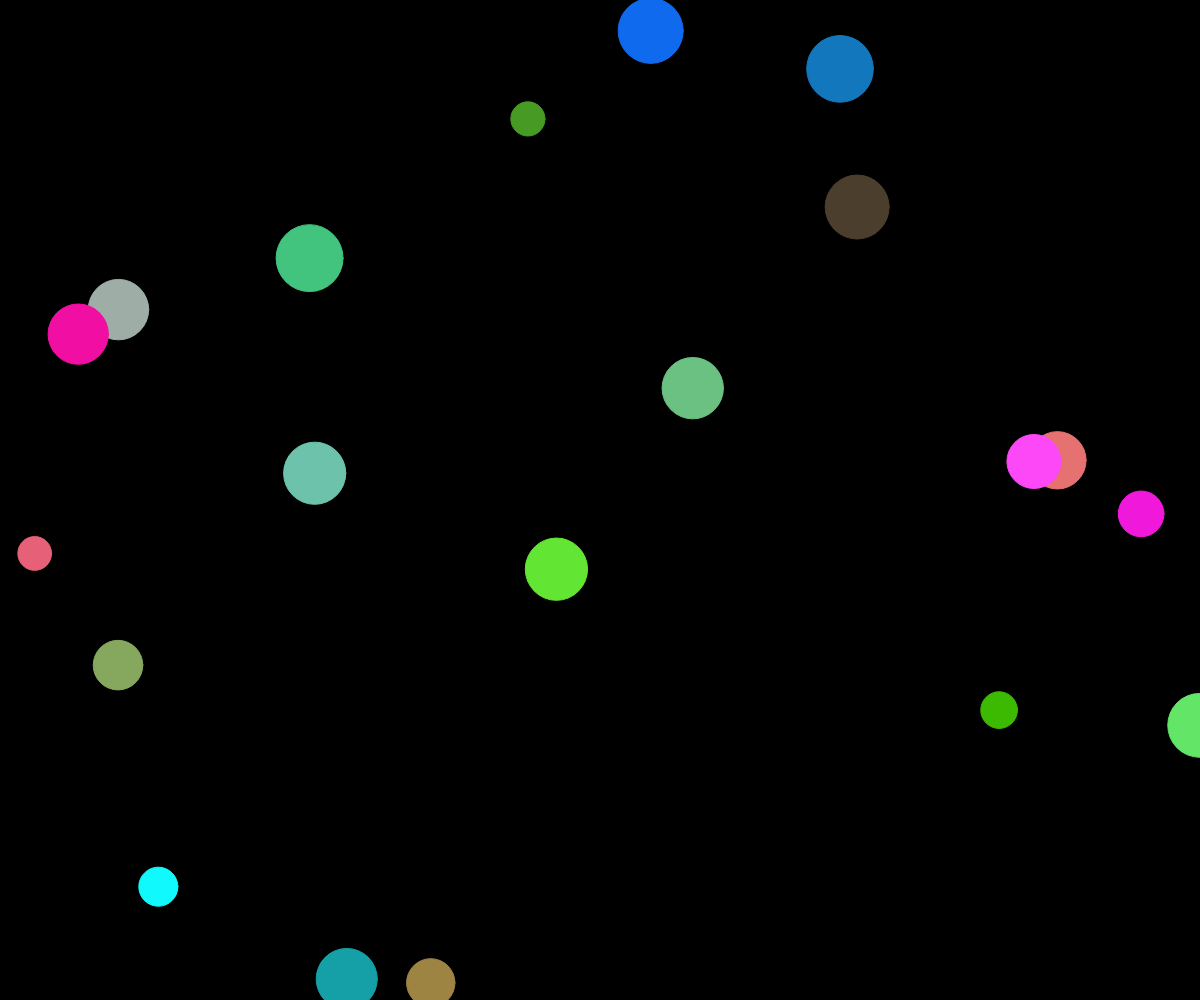
Frame 1 (no input)
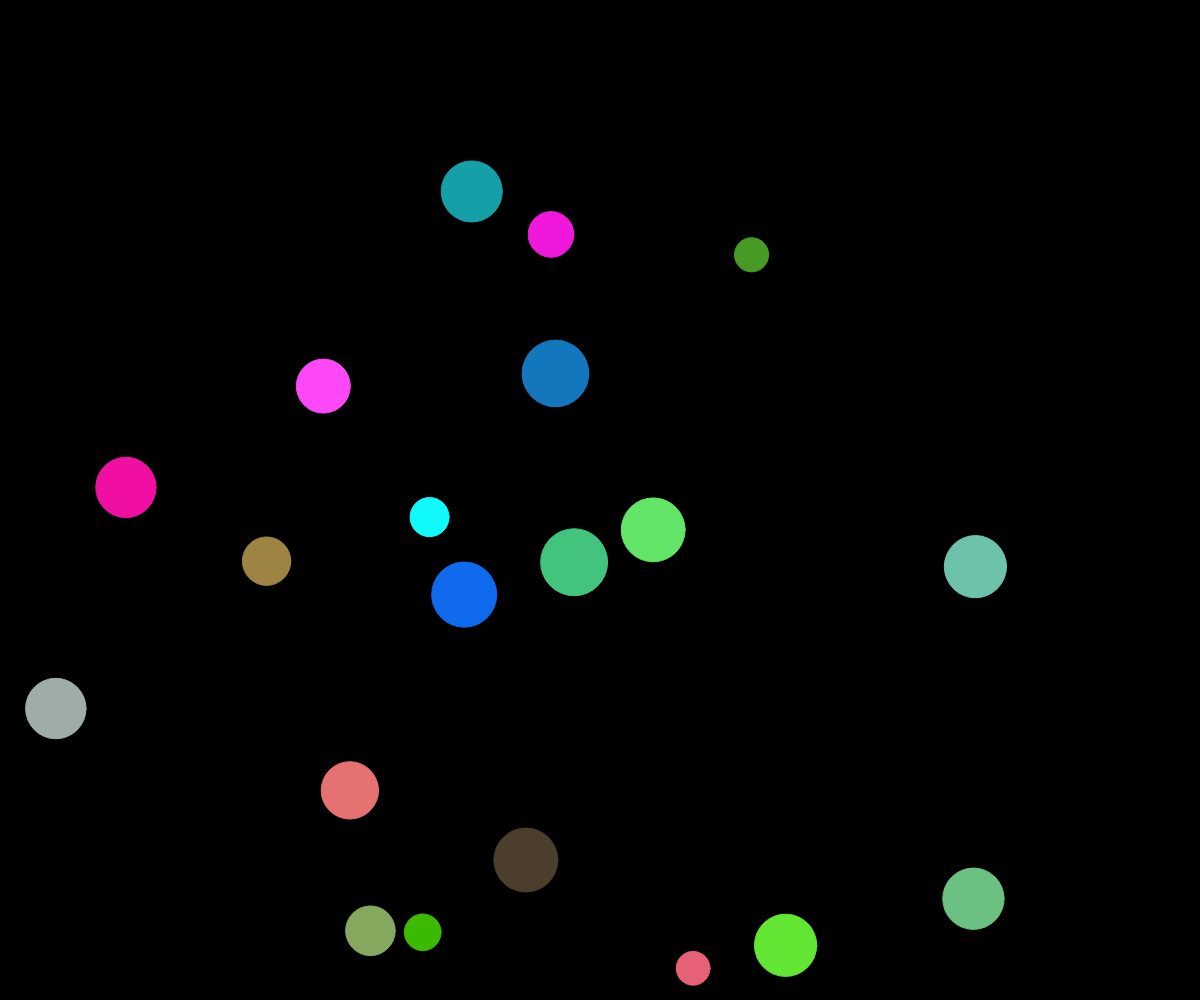
Frame 60 (no input)
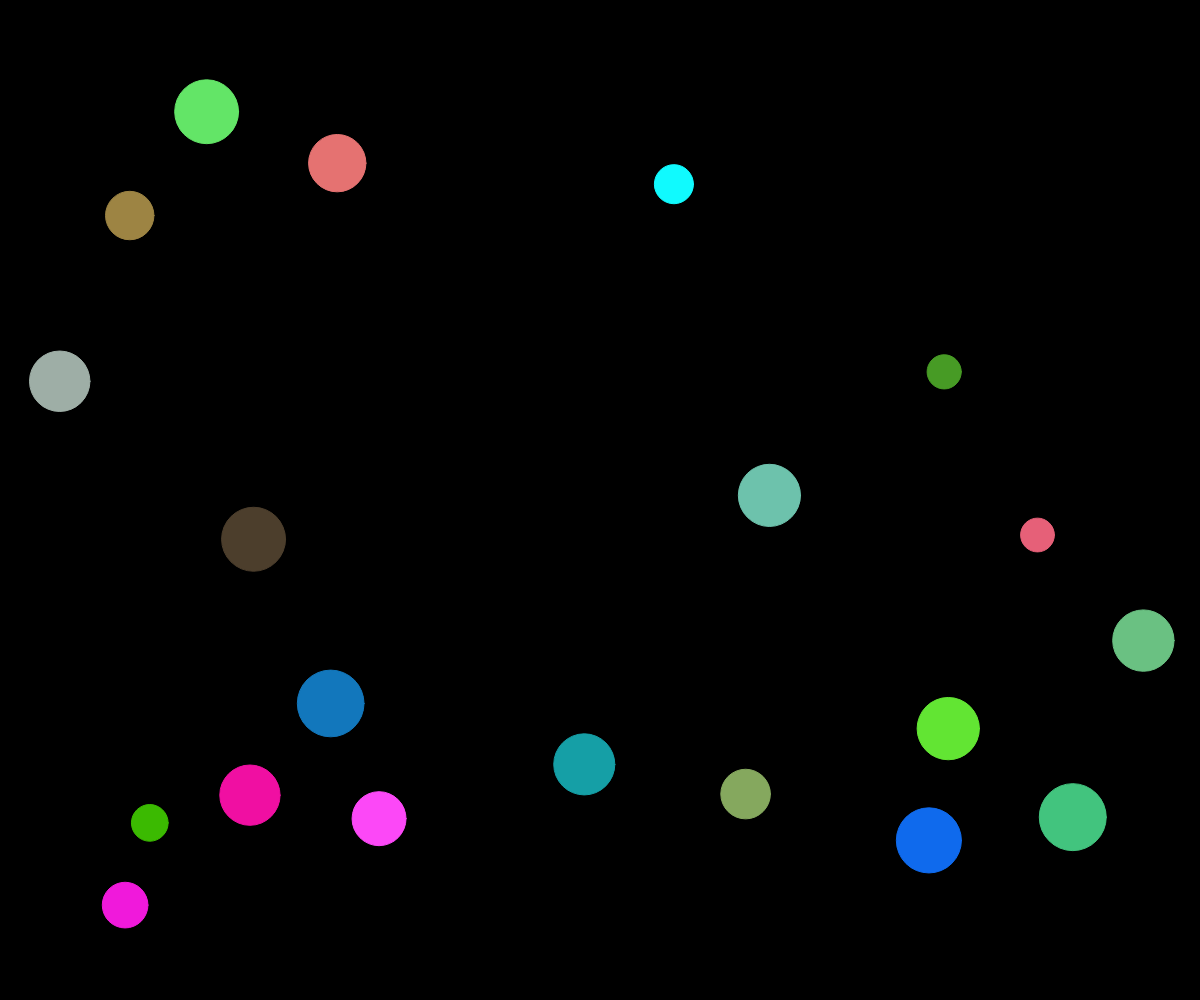
Frame 120 (the mouse pressed at the canvas centre since frame 60)

The p5.js sketch that drew these frames (run headless with seeded random() and noise() and a simulated clock; from frame 60 on, the mouse is pressed at the canvas centre):

// p5.js sketch
// ── sketch.js
let balls = [];

function setup() {
  createCanvas(window.innerWidth, window.innerHeight);
  for (let i = 0; i < 20; i++) {
    balls.push(new Billiard(random(width), random(height), random(1, 5)));
  }
}

function draw() {
  background(0);
  for (let ball of balls) {
    ball.show();
    ball.edges();
    ball.update();
  }
}

// ── Billiard.js
let mu = 0.01;

class Billiard {
  constructor(x, y, m) {
    this.pos = createVector(x, y);
    this.vel = createVector(random(-20, 20), random(-20, 20));
    this.mass = m;
    this.r = 16 * sqrt(m);
    this.color = color(random(255), random(255), random(255));
  }

  calcFriction() {
    let friction = this.vel.copy();
    friction.setMag(-1 * mu * this.mass);
    return friction;
  }

  update() {
    this.vel.add(this.calcFriction());
    this.pos.add(this.vel);
  }

  edges() {
    if (this.pos.y >= height - this.r) {
      this.pos.y = height - this.r;
      this.vel.y *= -1;
    } else if (this.pos.y <= this.r) {
      this.pos.y = this.r;
      this.vel.y *= -1;
    }

    if (this.pos.x >= width - this.r) {
      this.pos.x = width - this.r;
      this.vel.x *= -1;
    } else if (this.pos.x <= this.r) {
      this.pos.x = this.r;
      this.vel.x *= -1;
    }
  }

  collision(other) {
    let mt = this.mass + other.mass;
    // if (p5.Vector.dist(this.pos, other.pos) <= this.r + other.r) {
    //   this.vel.x =
    //     ((this.mass - other.mass) * this.vel.x) / mt +
    //     (2 * other.mass * other.vel.x) / mt;
    //   other.vel.x =
    //     (2 * this.mass * this.vel.x) / mt +
    //     ((other.mass - this.mass) * other.vel.x) / mt;
    //   this.vel.y =
    //     ((this.mass - other.mass) * this.vel.y) / mt +
    //     (2 * other.mass * other.vel.y) / mt;
    //   other.vel.y =
    //     (2 * this.mass * this.vel.y) / mt +
    //     ((other.mass - this.mass) * other.vel.y) / mt;
    // }
  }

  show() {
    stroke(this.color);
    fill(this.color);
    ellipse(this.pos.x, this.pos.y, this.r * 2, this.r * 2);
  }
}

// ── billiards.html
<!DOCTYPE html>
<html lang="en">
  <head>
    <meta charset="UTF-8" />
    <meta http-equiv="X-UA-Compatible" content="IE=edge" />
    <meta name="viewport" content="width=device-width, initial-scale=1.0" />
    <title>Document</title>
    <style>
      html {
        height: 100vh;
      }
      body {
        height: 100%;
        padding: 0;
        margin: 0;
      }
      main {
        height: 100%;
        display: flex;
      }
      canvas {
        margin: auto;
      }
    </style>
    <script src="../p5.js"></script>
    <script src="Billiard.js"></script>
    <script src="sketch.js"></script>
  </head>
  <body>
    <main></main>
  </body>
</html>
